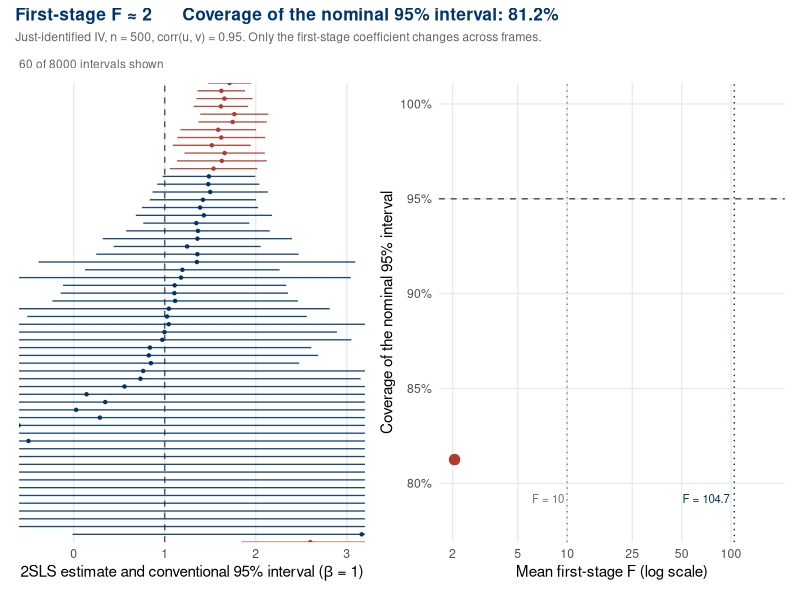
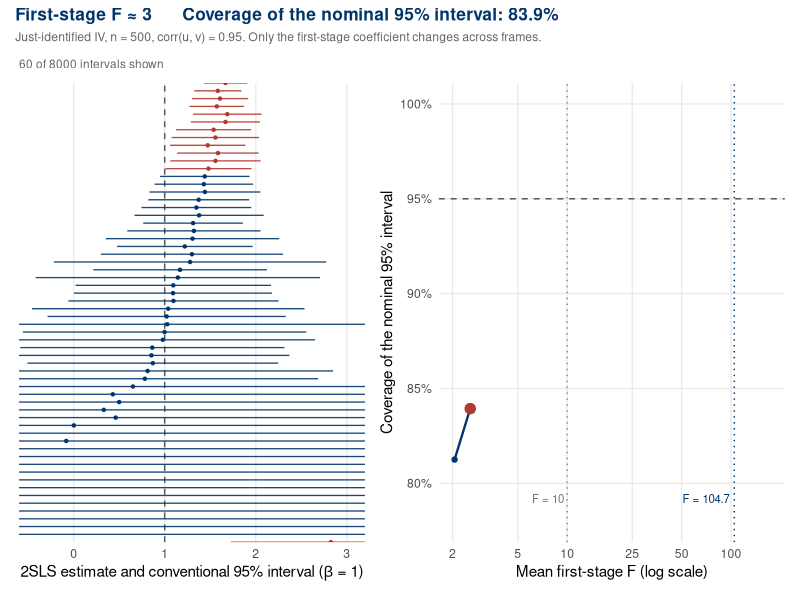
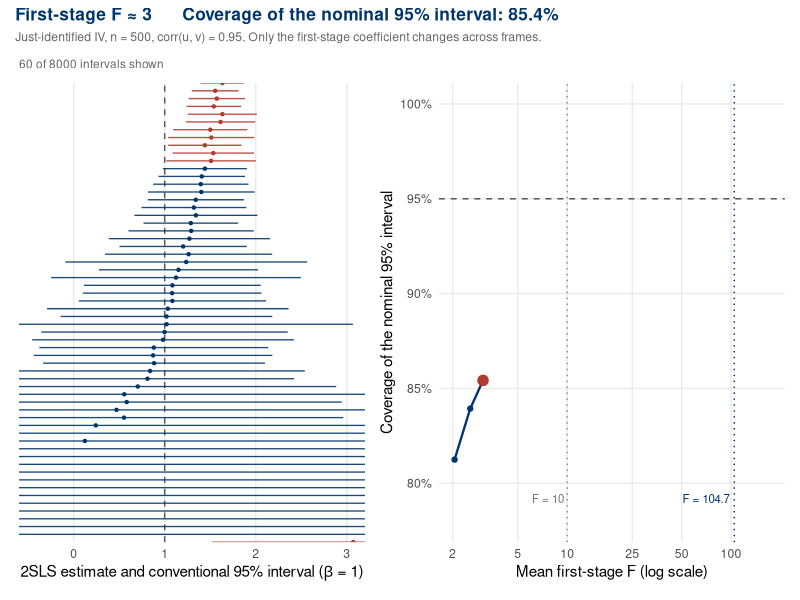
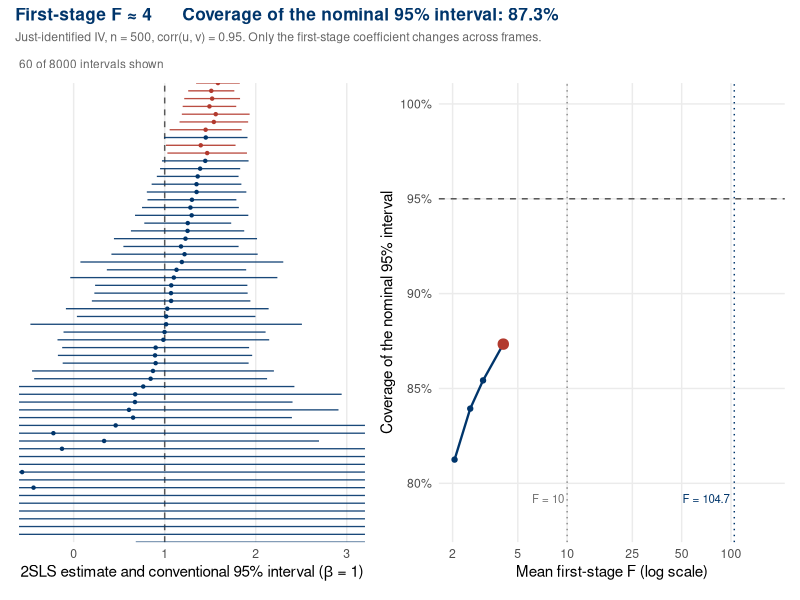
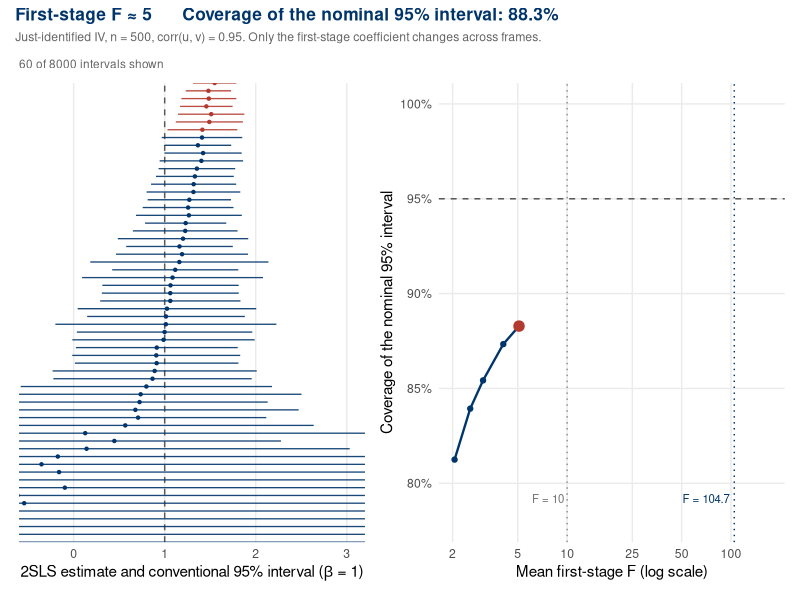
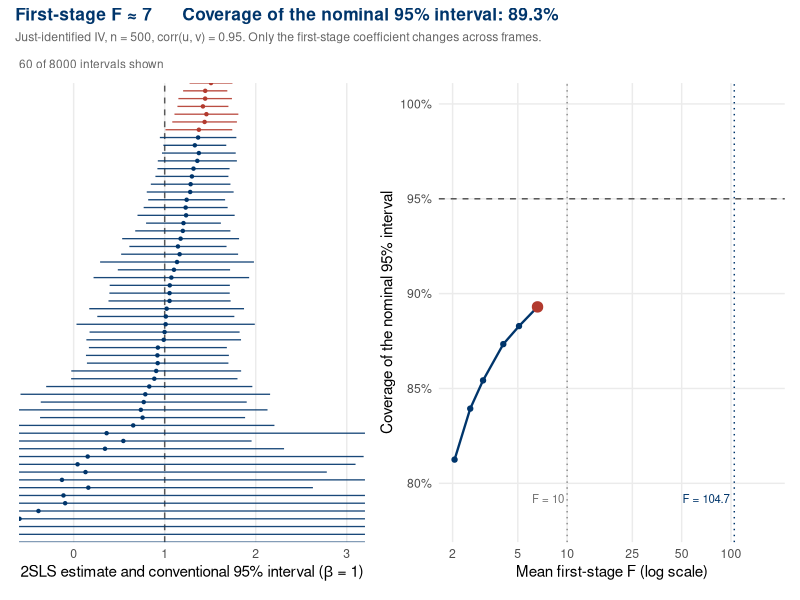
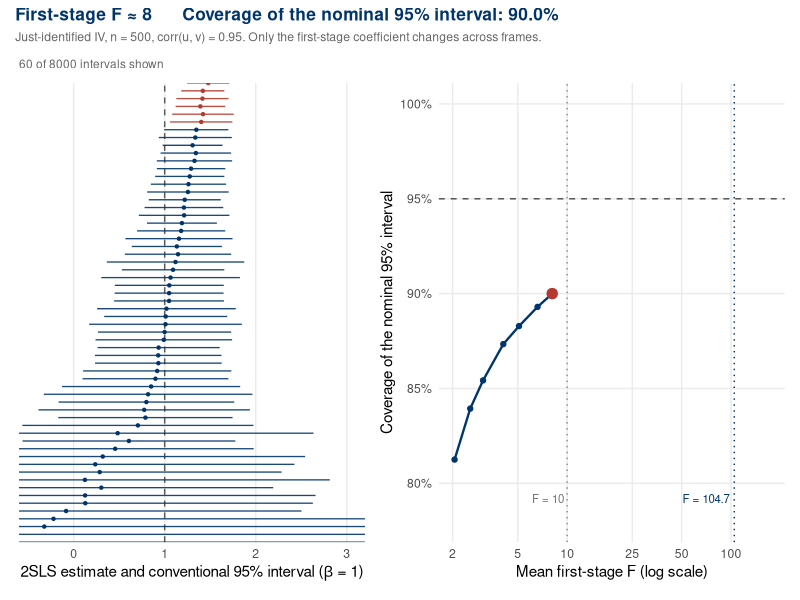
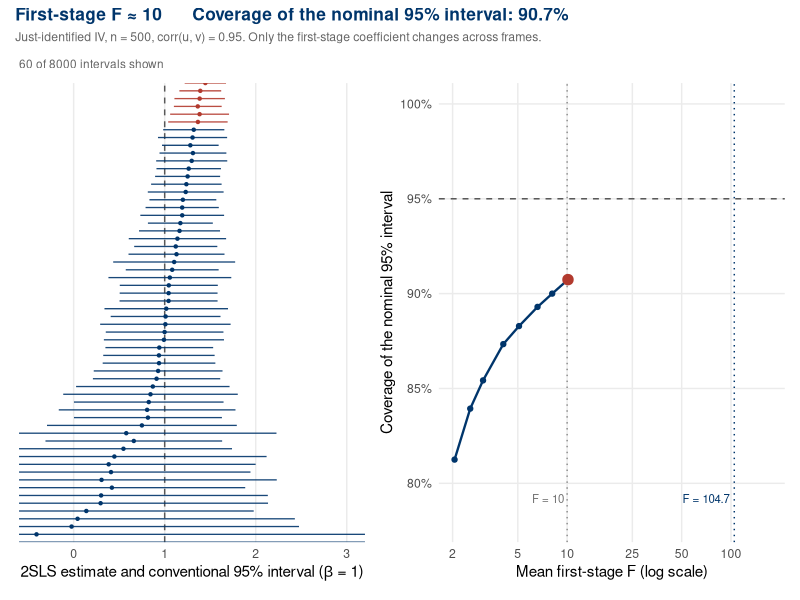

Here is the R script that generated these plots, in order:
#!/usr/bin/env Rscript
# Frames for the weak-instrument coverage animation.
suppressMessages({library(ggplot2); library(patchwork)})

set.seed(20260804)
yale_blue <- "#00356B"
miss_col  <- "#B23A2E"
ggplot2::theme_set(ggplot2::theme_minimal(base_size = 11))

outdir <- commandArgs(trailingOnly = TRUE)[1]
dir.create(outdir, showWarnings = FALSE, recursive = TRUE)

n     <- 500     # observations per simulated study
S     <- 8000    # simulated studies per frame
beta  <- 1       # true effect
rho   <- 0.95    # endogeneity: corr(u, v), a near-worst case
n_ci  <- 60      # intervals drawn in the left panel

# One set of shocks, reused across every frame. Only the first-stage
# coefficient changes, so each interval visibly tightens instead of being
# redrawn at random.
Z <- matrix(rnorm(n * S), n, S)
V <- matrix(rnorm(n * S), n, S)
U <- rho * V + sqrt(1 - rho^2) * matrix(rnorm(n * S), n, S)
Szz <- colSums(Z^2)

Fgrid <- c(2, 2.5, 3, 4, 5, 6.5, 8, 10, 13, 17, 22, 30, 40, 55, 75, 100, 130, 170)

fit_frame <- function(Fval) {
  p   <- sqrt((Fval - 1) / n)
  D   <- p * Z + V
  Y   <- beta * D + U
  Szd <- colSums(Z * D)
  b   <- colSums(Z * Y) / Szd
  res <- Y - D * matrix(b, n, S, byrow = TRUE)
  se  <- sqrt(colSums(Z^2 * res^2) / Szd^2)          # HC0, just-identified
  # realized homoskedastic first-stage F
  pf   <- Szd / Szz
  fres <- D - Z * matrix(pf, n, S, byrow = TRUE)
  Fobs <- pf^2 * Szz / (colSums(fres^2) / (n - 2))
  list(b = b, se = se, lo = b - 1.96 * se, hi = b + 1.96 * se,
       coverage = mean(b - 1.96 * se <= beta & b + 1.96 * se >= beta),
       Fbar = mean(Fobs))
}

frames <- lapply(Fgrid, fit_frame)

idx   <- sample(S, n_ci)
order_by <- rank(frames[[length(frames)]]$b[idx], ties.method = "first")
cov_df <- data.frame(
  Fbar     = vapply(frames, `[[`, numeric(1), "Fbar"),
  coverage = vapply(frames, `[[`, numeric(1), "coverage")
)
xlim_ci <- c(-0.6, 3.2)
xr <- range(cov_df$Fbar)

for (i in seq_along(frames)) {
  fr <- frames[[i]]
  ci <- data.frame(
    row  = order_by,
    est  = fr$b[idx],
    lo   = pmax(fr$lo[idx], xlim_ci[1] - 1),
    hi   = pmin(fr$hi[idx], xlim_ci[2] + 1),
    hit  = ifelse(fr$lo[idx] <= beta & fr$hi[idx] >= beta, "covers", "misses")
  )

  p_ci <- ggplot(ci, aes(y = row, colour = hit)) +
    geom_vline(xintercept = beta, linetype = "dashed", colour = "grey35") +
    geom_segment(aes(x = lo, xend = hi, yend = row), linewidth = 0.45, alpha = 0.9) +
    geom_point(aes(x = est), size = 0.85) +
    scale_colour_manual(values = c(covers = yale_blue, misses = miss_col),
                        guide = "none") +
    coord_cartesian(xlim = xlim_ci, expand = FALSE) +
    labs(x = expression("2SLS estimate and conventional 95% interval ("*beta*" = 1)"),
         y = NULL,
         subtitle = sprintf("%d of %d intervals shown", n_ci, S)) +
    theme(axis.text.y = element_blank(), panel.grid.major.y = element_blank(),
          panel.grid.minor = element_blank(),
          plot.subtitle = element_text(size = 8.5, colour = "grey40"))

  p_cov <- ggplot(cov_df, aes(Fbar, coverage)) +
    geom_hline(yintercept = 0.95, linetype = "dashed", colour = "grey35") +
    geom_vline(xintercept = 10, linetype = "dotted", colour = "grey55") +
    geom_vline(xintercept = 104.7, linetype = "dotted", colour = yale_blue) +
    annotate("text", x = 10, y = 0.792, label = "F = 10", size = 2.9,
             colour = "grey45", hjust = 1.1) +
    annotate("text", x = 104.7, y = 0.792, label = "F = 104.7", size = 2.9,
             colour = yale_blue, hjust = 1.1) +
    (if (i > 1) geom_line(data = cov_df[seq_len(i), ], colour = yale_blue, linewidth = 0.8) else NULL) +
    geom_point(data = cov_df[seq_len(i), ], colour = yale_blue, size = 1.5) +
    geom_point(data = cov_df[i, ], colour = miss_col, size = 3.2) +
    scale_x_log10(limits = xr, breaks = c(2, 5, 10, 25, 50, 100)) +
    scale_y_continuous(limits = c(0.78, 1), breaks = seq(0.80, 1, 0.05),
                       labels = scales::percent_format(accuracy = 1)) +
    labs(x = "Mean first-stage F (log scale)",
         y = "Coverage of the nominal 95% interval",
         subtitle = " ") +
    theme(panel.grid.minor = element_blank())

  ttl <- sprintf(
    "First-stage F \u2248 %.0f      Coverage of the nominal 95%% interval: %.1f%%",
    fr$Fbar, 100 * fr$coverage)

  pw <- (p_ci | p_cov) +
    plot_annotation(
      title = ttl,
      subtitle = sprintf(
        "Just-identified IV, n = %d, corr(u, v) = %.2f. Only the first-stage coefficient changes across frames.",
        n, rho),
      theme = theme(
        plot.title = element_text(face = "bold", size = 12.5, colour = yale_blue),
        plot.subtitle = element_text(size = 8.8, colour = "grey40"))
    )

  ggsave(file.path(outdir, sprintf("frame_%02d.png", i)), pw,
         width = 8.2, height = 3.6, dpi = 110, bg = "white")
}

write.csv(cov_df, file.path(outdir, "coverage.csv"), row.names = FALSE)
cat("frames:", length(frames), "\n")
print(round(cov_df, 3))
